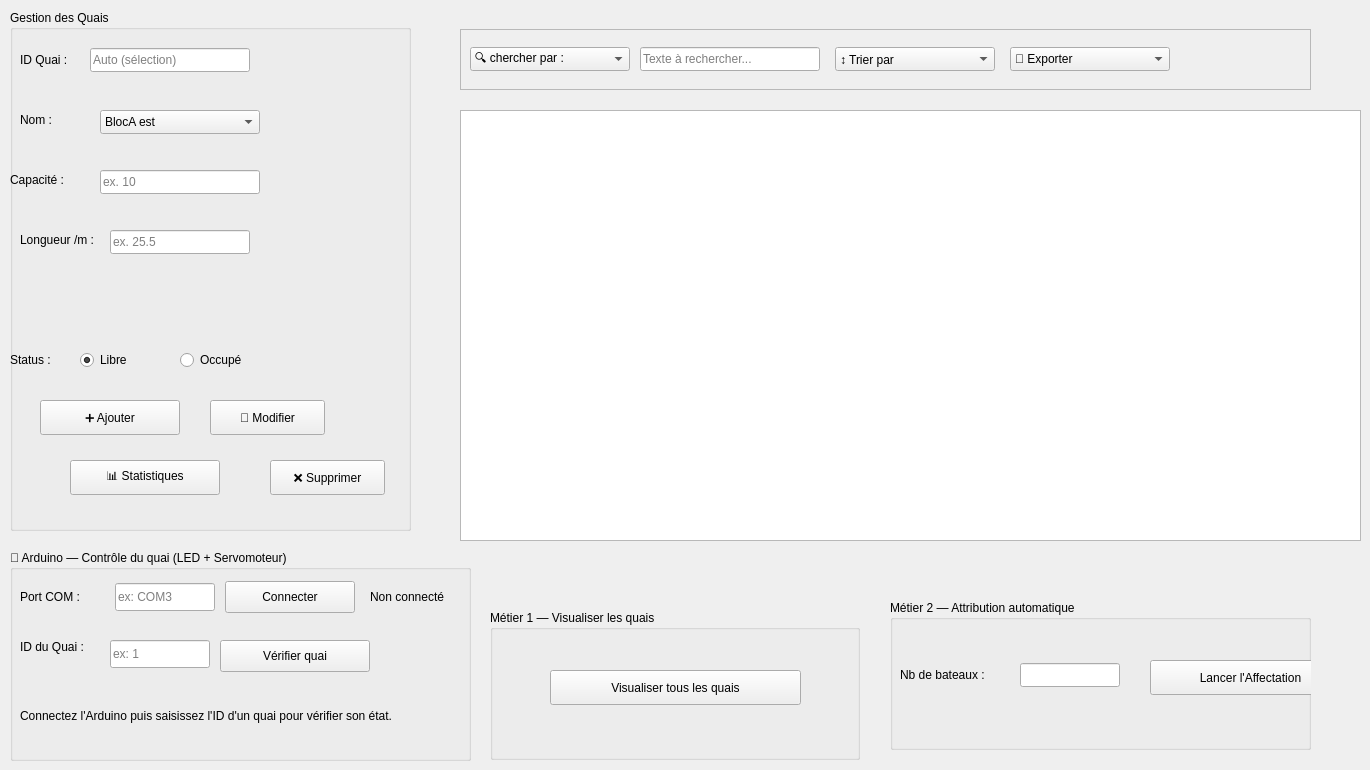
    <widget class="QWidget" name="page_quai">
     <widget class="QGroupBox" name="groupBox_quai_form">
      <property name="geometry">
       <rect>
        <x>10</x>
        <y>10</y>
        <width>401</width>
        <height>521</height>
       </rect>
      </property>
      <property name="title">
       <string>Gestion des Quais</string>
      </property>
      <widget class="QLabel" name="lbl_idQuai">
       <property name="geometry">
        <rect>
         <x>10</x>
         <y>40</y>
         <width>60</width>
         <height>20</height>
        </rect>
       </property>
       <property name="text">
        <string>ID Quai :</string>
       </property>
      </widget>
      <widget class="QLineEdit" name="quai_lineEdit_id">
       <property name="geometry">
        <rect>
         <x>80</x>
         <y>38</y>
         <width>160</width>
         <height>24</height>
        </rect>
       </property>
       <property name="readOnly">
        <bool>true</bool>
       </property>
       <property name="placeholderText">
        <string>Auto (sélection)</string>
       </property>
      </widget>
      <widget class="QLabel" name="lbl_nomQuai">
       <property name="geometry">
        <rect>
         <x>10</x>
         <y>100</y>
         <width>60</width>
         <height>20</height>
        </rect>
       </property>
       <property name="text">
        <string>Nom :</string>
       </property>
      </widget>
      <widget class="QComboBox" name="quai_comboBox_nom">
       <property name="geometry">
        <rect>
         <x>90</x>
         <y>100</y>
         <width>160</width>
         <height>24</height>
        </rect>
       </property>
       <item>
        <property name="text">
         <string>BlocA est</string>
        </property>
       </item>
       <item>
        <property name="text">
         <string>BlocA ouest</string>
        </property>
       </item>
       <item>
        <property name="text">
         <string>BlocB est</string>
        </property>
       </item>
       <item>
        <property name="text">
         <string>BlocB ouest</string>
        </property>
       </item>
       <item>
        <property name="text">
         <string>BlocC est</string>
        </property>
       </item>
       <item>
        <property name="text">
         <string>BlocC ouest</string>
        </property>
       </item>
      </widget>
      <widget class="QLabel" name="lbl_capaciteQuai">
       <property name="geometry">
        <rect>
         <x>0</x>
         <y>160</y>
         <width>70</width>
         <height>20</height>
        </rect>
       </property>
       <property name="text">
        <string>Capacité :</string>
       </property>
      </widget>
      <widget class="QLineEdit" name="quai_lineEdit_capacite">
       <property name="geometry">
        <rect>
         <x>90</x>
         <y>160</y>
         <width>160</width>
         <height>24</height>
        </rect>
       </property>
       <property name="placeholderText">
        <string>ex. 10</string>
       </property>
      </widget>
      <widget class="QLabel" name="lbl_longueurQuai">
       <property name="geometry">
        <rect>
         <x>10</x>
         <y>220</y>
         <width>80</width>
         <height>20</height>
        </rect>
       </property>
       <property name="text">
        <string>Longueur /m :</string>
       </property>
      </widget>
      <widget class="QLineEdit" name="quai_lineEdit_longueur">
       <property name="geometry">
        <rect>
         <x>100</x>
         <y>220</y>
         <width>140</width>
         <height>24</height>
        </rect>
       </property>
       <property name="placeholderText">
        <string>ex. 25.5</string>
       </property>
      </widget>
      <widget class="QLabel" name="lbl_statusQuai">
       <property name="geometry">
        <rect>
         <x>0</x>
         <y>340</y>
         <width>60</width>
         <height>20</height>
        </rect>
       </property>
       <property name="text">
        <string>Status :</string>
       </property>
      </widget>
      <widget class="QRadioButton" name="quai_radioLibre">
       <property name="geometry">
        <rect>
         <x>70</x>
         <y>340</y>
         <width>80</width>
         <height>20</height>
        </rect>
       </property>
       <property name="text">
        <string>Libre</string>
       </property>
       <property name="checked">
        <bool>true</bool>
       </property>
      </widget>
      <widget class="QRadioButton" name="quai_radioOccupe">
       <property name="geometry">
        <rect>
         <x>170</x>
         <y>340</y>
         <width>80</width>
         <height>20</height>
        </rect>
       </property>
       <property name="text">
        <string>Occupé</string>
       </property>
      </widget>
      <widget class="QPushButton" name="quai_btnAjouter">
       <property name="geometry">
        <rect>
         <x>30</x>
         <y>390</y>
         <width>140</width>
         <height>35</height>
        </rect>
       </property>
       <property name="text">
        <string>➕ Ajouter</string>
       </property>
      </widget>
      <widget class="QPushButton" name="quai_btnModifier">
       <property name="geometry">
        <rect>
         <x>200</x>
         <y>390</y>
         <width>115</width>
         <height>35</height>
        </rect>
       </property>
       <property name="text">
        <string>🔁 Modifier</string>
       </property>
      </widget>
      <widget class="QPushButton" name="quai_btnSupprimer">
       <property name="geometry">
        <rect>
         <x>260</x>
         <y>450</y>
         <width>115</width>
         <height>35</height>
        </rect>
       </property>
       <property name="text">
        <string>❌ Supprimer</string>
       </property>
      </widget>
      <widget class="QPushButton" name="quai_btnStatistiques">
       <property name="geometry">
        <rect>
         <x>60</x>
         <y>450</y>
         <width>150</width>
         <height>35</height>
        </rect>
       </property>
       <property name="text">
        <string>📊 Statistiques</string>
       </property>
      </widget>
     </widget>
     <widget class="QFrame" name="quai_toolbar_frame">
      <property name="geometry">
       <rect>
        <x>460</x>
        <y>29</y>
        <width>851</width>
        <height>61</height>
       </rect>
      </property>
      <property name="frameShape">
       <enum>QFrame::Shape::StyledPanel</enum>
      </property>
      <widget class="QComboBox" name="quai_comboBox_rechercheCritere">
       <property name="geometry">
        <rect>
         <x>10</x>
         <y>18</y>
         <width>160</width>
         <height>24</height>
        </rect>
       </property>
       <item>
        <property name="text">
         <string>🔍 chercher par :</string>
        </property>
       </item>
       <item>
        <property name="text">
         <string>ID Quai</string>
        </property>
       </item>
       <item>
        <property name="text">
         <string>Nom</string>
        </property>
       </item>
       <item>
        <property name="text">
         <string>Capacité</string>
        </property>
       </item>
       <item>
        <property name="text">
         <string>Longueur</string>
        </property>
       </item>
       <item>
        <property name="text">
         <string>Status</string>
        </property>
       </item>
      </widget>
      <widget class="QLineEdit" name="quai_lineEdit_recherche">
       <property name="geometry">
        <rect>
         <x>180</x>
         <y>18</y>
         <width>180</width>
         <height>24</height>
        </rect>
       </property>
       <property name="placeholderText">
        <string>Texte à rechercher...</string>
       </property>
      </widget>
      <widget class="QComboBox" name="quai_comboBox_tri">
       <property name="geometry">
        <rect>
         <x>375</x>
         <y>18</y>
         <width>160</width>
         <height>24</height>
        </rect>
       </property>
       <item>
        <property name="text">
         <string>↕️ Trier par</string>
        </property>
       </item>
       <item>
        <property name="text">
         <string>Capacité</string>
        </property>
       </item>
       <item>
        <property name="text">
         <string>Longueur</string>
        </property>
       </item>
      </widget>
      <widget class="QComboBox" name="quai_comboBox_export">
       <property name="geometry">
        <rect>
         <x>550</x>
         <y>18</y>
         <width>160</width>
         <height>24</height>
        </rect>
       </property>
       <item>
        <property name="text">
         <string>📄 Exporter</string>
        </property>
       </item>
       <item>
        <property name="text">
         <string>Excel</string>
        </property>
       </item>
       <item>
        <property name="text">
         <string>PDF</string>
        </property>
       </item>
      </widget>
     </widget>
     <widget class="QTableView" name="quai_tableView">
      <property name="geometry">
       <rect>
        <x>460</x>
        <y>110</y>
        <width>901</width>
        <height>431</height>
       </rect>
      </property>
     </widget>
     <widget class="QGroupBox" name="groupBox_quai_metier1">
      <property name="geometry">
       <rect>
        <x>490</x>
        <y>610</y>
        <width>370</width>
        <height>150</height>
       </rect>
      </property>
      <property name="title">
       <string>Métier 1 — Visualiser les quais</string>
      </property>
      <widget class="QPushButton" name="quai_btnMetier1">
       <property name="geometry">
        <rect>
         <x>60</x>
         <y>60</y>
         <width>251</width>
         <height>35</height>
        </rect>
       </property>
       <property name="text">
        <string>Visualiser tous les quais</string>
       </property>
      </widget>
     </widget>
     <widget class="QGroupBox" name="groupBox_quai_metier2">
      <property name="geometry">
       <rect>
        <x>890</x>
        <y>600</y>
        <width>421</width>
        <height>150</height>
       </rect>
      </property>
      <property name="title">
       <string>Métier 2 — Attribution automatique</string>
      </property>
      <widget class="QLabel" name="quai_lbl_nbBateaux">
       <property name="geometry">
        <rect>
         <x>10</x>
         <y>65</y>
         <width>110</width>
         <height>20</height>
        </rect>
       </property>
       <property name="text">
        <string>Nb de bateaux :</string>
       </property>
      </widget>
      <widget class="QLineEdit" name="quai_lineEdit_nbBateaux">
       <property name="geometry">
        <rect>
         <x>130</x>
         <y>63</y>
         <width>100</width>
         <height>24</height>
        </rect>
       </property>
      </widget>
      <widget class="QPushButton" name="quai_btnMetier2">
       <property name="geometry">
        <rect>
         <x>260</x>
         <y>60</y>
         <width>201</width>
         <height>35</height>
        </rect>
       </property>
       <property name="text">
        <string>Lancer l'Affectation</string>
       </property>
      </widget>
     </widget>
     <widget class="QGroupBox" name="groupBox_quai_arduino">
      <property name="geometry">
       <rect>
        <x>10</x>
        <y>550</y>
        <width>461</width>
        <height>211</height>
       </rect>
      </property>
      <property name="title">
       <string>🔌 Arduino — Contrôle du quai (LED + Servomoteur)</string>
      </property>
      <widget class="QLabel" name="lbl_portCom">
       <property name="geometry">
        <rect>
         <x>10</x>
         <y>35</y>
         <width>90</width>
         <height>24</height>
        </rect>
       </property>
       <property name="text">
        <string>Port COM :</string>
       </property>
      </widget>
      <widget class="QLineEdit" name="lineEditPortArduino">
       <property name="geometry">
        <rect>
         <x>105</x>
         <y>33</y>
         <width>100</width>
         <height>28</height>
        </rect>
       </property>
       <property name="placeholderText">
        <string>ex: COM3</string>
       </property>
      </widget>
      <widget class="QPushButton" name="btnConnecterArduino">
       <property name="geometry">
        <rect>
         <x>215</x>
         <y>31</y>
         <width>130</width>
         <height>32</height>
        </rect>
       </property>
       <property name="text">
        <string>Connecter</string>
       </property>
      </widget>
      <widget class="QLabel" name="lblConnexionArduino">
       <property name="geometry">
        <rect>
         <x>360</x>
         <y>35</y>
         <width>600</width>
         <height>24</height>
        </rect>
       </property>
       <property name="text">
        <string>Non connecté</string>
       </property>
      </widget>
      <widget class="QLabel" name="lbl_idQuaiArduino">
       <property name="geometry">
        <rect>
         <x>10</x>
         <y>85</y>
         <width>90</width>
         <height>24</height>
        </rect>
       </property>
       <property name="text">
        <string>ID du Quai :</string>
       </property>
      </widget>
      <widget class="QLineEdit" name="lineEditchoisir">
       <property name="geometry">
        <rect>
         <x>100</x>
         <y>90</y>
         <width>100</width>
         <height>28</height>
        </rect>
       </property>
       <property name="placeholderText">
        <string>ex: 1</string>
       </property>
      </widget>
      <widget class="QPushButton" name="pushbuttonchoisir">
       <property name="geometry">
        <rect>
         <x>210</x>
         <y>90</y>
         <width>150</width>
         <height>32</height>
        </rect>
       </property>
       <property name="text">
        <string>Vérifier quai</string>
       </property>
      </widget>
      <widget class="QLabel" name="lblArduinoStatus">
       <property name="geometry">
        <rect>
         <x>10</x>
         <y>130</y>
         <width>401</width>
         <height>71</height>
        </rect>
       </property>
       <property name="text">
        <string>Connectez l'Arduino puis saisissez l'ID d'un quai pour vérifier son état.</string>
       </property>
       <property name="wordWrap">
        <bool>true</bool>
       </property>
      </widget>
     </widget>
    </widget>
